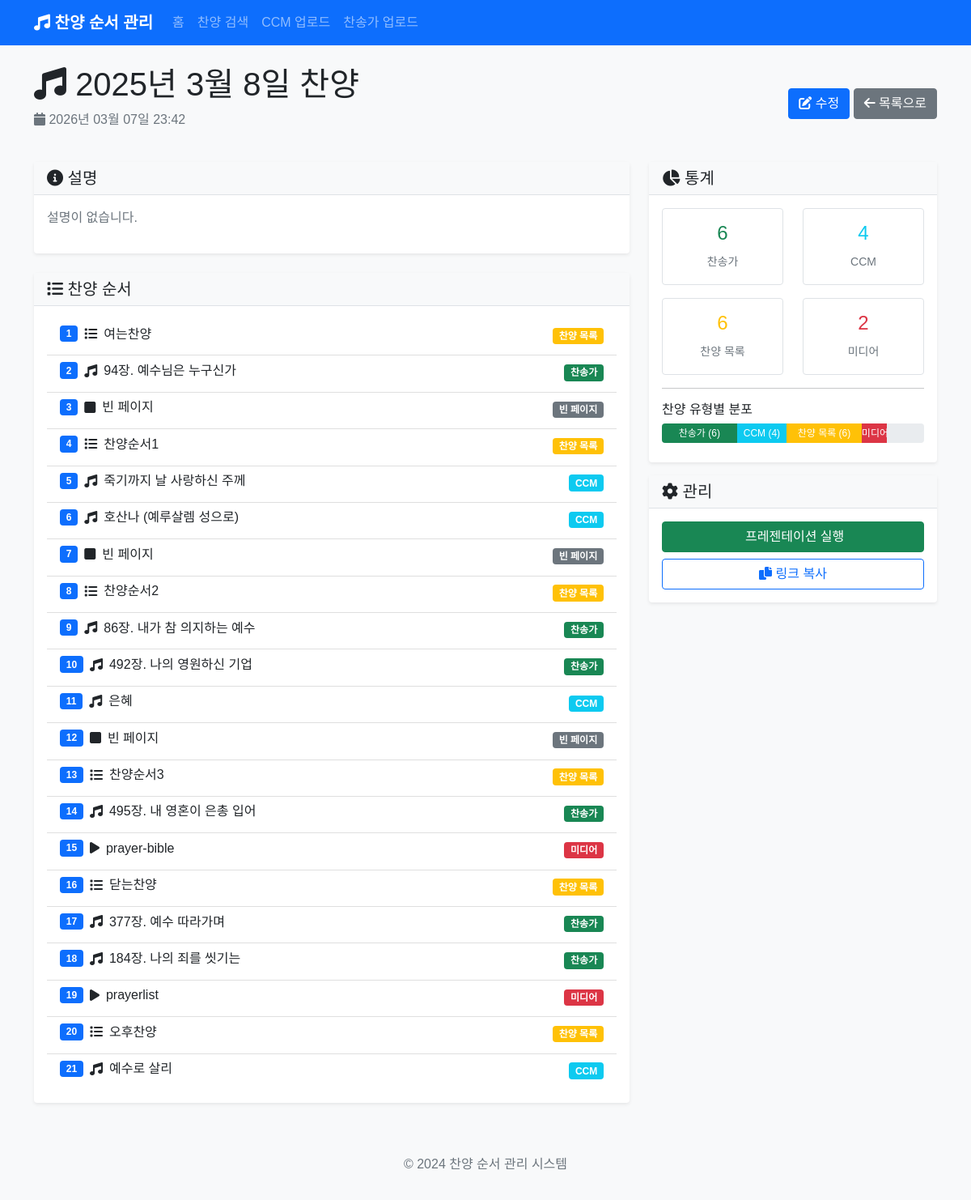
/post/22, run on an earlier commit of the app's database.
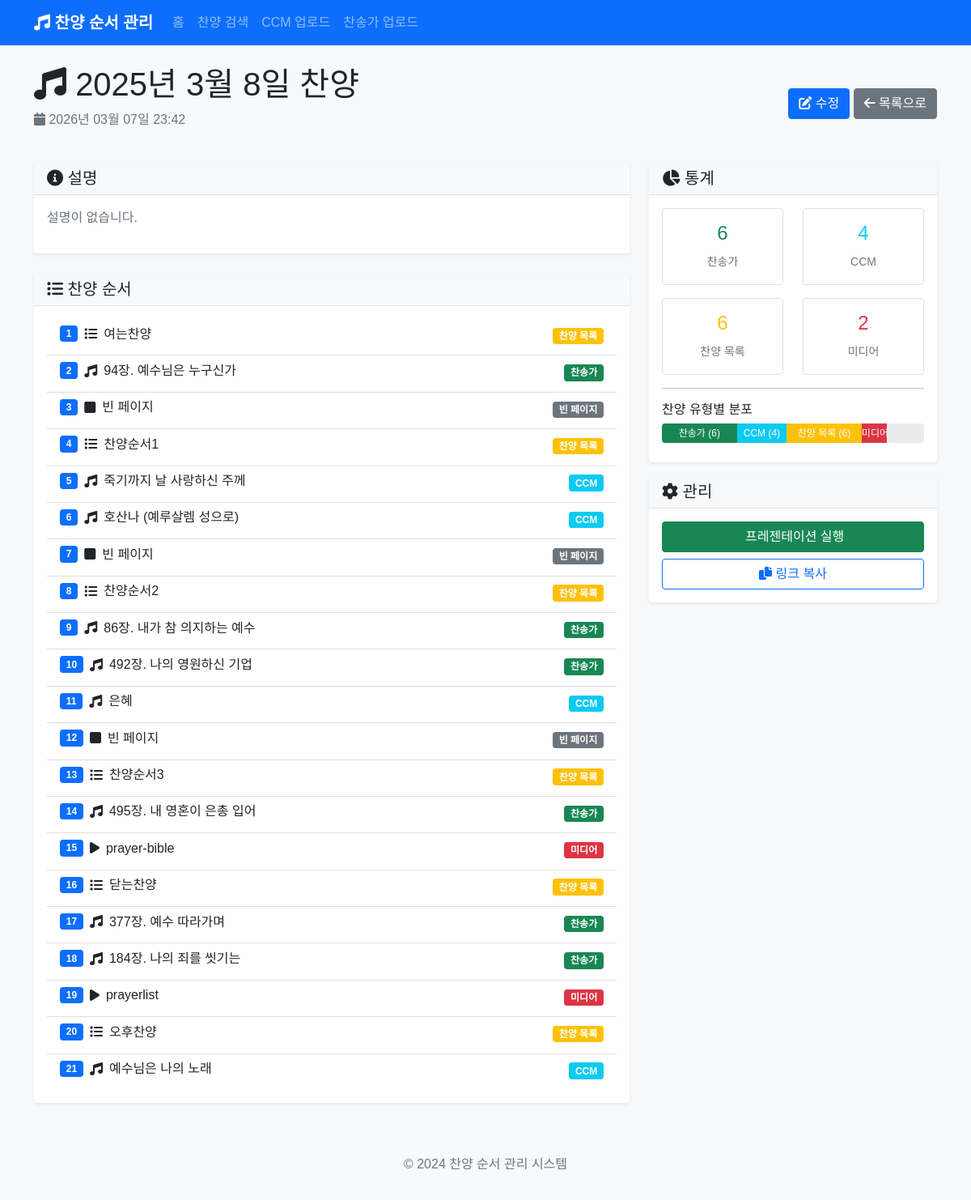
And on a later commit of the database.
### app.py (models this page shows)
class PraisePost(db.Model):
    id = db.Column(db.Integer, primary_key=True)
    title = db.Column(db.String(200), nullable=False)
    content = db.Column(db.Text, nullable=False)
    created_at = db.Column(db.DateTime, default=datetime.utcnow)
    songs = db.relationship('Song', backref='praise_post', lazy=True, cascade='all, delete-orphan')
    background_image = db.Column(db.String(500))  # 전체 배경 이미지
    parallax_image = db.Column(db.String(500))  # 패럴랙스 배경 이미지

class Song(db.Model):
    id = db.Column(db.Integer, primary_key=True)
    title = db.Column(db.String(200), nullable=False)
    song_type = db.Column(db.String(50), nullable=False)  # 'hymn', 'ccm', 'section', 'media', 'blank'
    hymn_number = db.Column(db.String(10))  # 찬송가 번호
    lyrics = db.Column(db.Text)  # 가사
    order = db.Column(db.Integer, nullable=False)
    praise_post_id = db.Column(db.Integer, db.ForeignKey('praise_post.id'), nullable=False)
    section_title = db.Column(db.String(200))  # 섹션 제목 (예: 찬양순서1)
    media_type = db.Column(db.String(50))  # 'image', 'video'
    media_url = db.Column(db.String(500))  # 미디어 파일 경로
    background_image = db.Column(db.String(500))  # 배경 이미지

### app.py (the view)
@app.route('/post/<int:post_id>')
def view_post(post_id):
    post = PraisePost.query.get_or_404(post_id)
    return render_template('view_post.html', post=post)

### templates/view_post.html (shortened to what this page needs)
{% extends "base.html" %}
{% block content %}
<div class="row">
    <div class="col-12">
        <div class="d-flex justify-content-between align-items-center mb-4">
            <div>
                <h1><i class="fas fa-music"></i> {{ post.title }}</h1>
                <p class="text-muted">
                    <i class="fas fa-calendar"></i> {{ post.created_at.strftime('%Y년 %m월 %d일 %H:%M') }}
                </p>
            </div>
            <div>
                <a href="{{ url_for('edit_post', post_id=post.id) }}" class="btn btn-primary">
                    <i class="fas fa-edit"></i> 수정
                </a>
                <a href="{{ url_for('index') }}" class="btn btn-secondary">
                    <i class="fas fa-arrow-left"></i> 목록으로
                </a>
            </div>
        </div>
    </div>
</div>
<div class="row">
    <div class="col-md-8">
        <div class="card mb-4">
            <div class="card-header">
                <h5 class="mb-0"><i class="fas fa-info-circle"></i> 설명</h5>
            </div>
            <div class="card-body">
                {% if post.content %}
                    <p>{{ post.content }}</p>
                {% else %}
                    <p class="text-muted">설명이 없습니다.</p>
                {% endif %}
            </div>
        </div>
        <div class="card">
            <div class="card-header">
                <h5 class="mb-0"><i class="fas fa-list"></i> 찬양 순서</h5>
            </div>
            <div class="card-body">
                {% if post.songs %}
                    <div class="list-group">
                        {% for song in post.songs %}
                        <div class="list-group-item">
                            <div class="d-flex justify-content-between align-items-start">
                                <div class="flex-grow-1">
                                    <div class="d-flex align-items-center mb-2">
                                        <span class="badge bg-primary me-2">{{ loop.index }}</span>
                                        {% if song.song_type == 'hymn' %}
                                            <i class="fas fa-music me-2"></i>
                                        {% elif song.song_type == 'ccm' %}
                                            <i class="fas fa-music me-2"></i>
                                        {% elif song.song_type == 'section' %}
                                            <i class="fas fa-list me-2"></i>
                                        {% elif song.song_type == 'media' %}
                                            <i class="fas fa-play me-2"></i>
                                        {% elif song.song_type == 'blank' %}
                                            <i class="fas fa-square me-2"></i>
                                        {% else %}
                                            <i class="fas fa-music me-2"></i>
                                        {% endif %}
                                        <h6 class="mb-0">
                                            {% if song.song_type == 'hymn' %}
                                                {{ song.hymn_number }}장. {{ song.title }}
                                            {% else %}
                                                {{ song.title }}
                                            {% endif %}
                                        </h6>
                                    </div>
                                </div>
                                <div class="ms-3">
                                    {% if song.song_type == 'hymn' %}
                                        <span class="badge bg-success">찬송가</span>
                                    {% elif song.song_type == 'ccm' %}
                                        <span class="badge bg-info">CCM</span>
                                    {% elif song.song_type == 'section' %}
                                        <span class="badge bg-warning">찬양 목록</span>
                                    {% elif song.song_type == 'media' %}
                                        <span class="badge bg-danger">미디어</span>
                                    {% elif song.song_type == 'blank' %}
                                        <span class="badge bg-secondary">빈 페이지</span>
                                    {% else %}
                                        <span class="badge bg-secondary">기타</span>
                                    {% endif %}
                                </div>
                            </div>
                        </div>
                        {% endfor %}
                    </div>
                {% else %}
                    <p class="text-muted">등록된 찬양이 없습니다.</p>
                {% endif %}
            </div>
        </div>
    </div>
    <div class="col-md-4">
        <div class="card">
            <div class="card-header">
                <h5 class="mb-0"><i class="fas fa-chart-pie"></i> 통계</h5>
            </div>
            <div class="card-body">
                <div class="row text-center">
                    <div class="col-6 mb-3">
                        <div class="border rounded p-3">
                            <h4 class="text-success">{{ post.songs|selectattr('song_type', 'equalto', 'hymn')|list|length }}</h4>
                            <small class="text-muted">찬송가</small>
                        </div>
                    </div>
                    <div class="col-6 mb-3">
                        <div class="border rounded p-3">
                            <h4 class="text-info">{{ post.songs|selectattr('song_type', 'equalto', 'ccm')|list|length }}</h4>
                            <small class="text-muted">CCM</small>
                        </div>
                    </div>
                    <div class="col-6">
                        <div class="border rounded p-3">
                            <h4 class="text-warning">{{ post.songs|selectattr('song_type', 'equalto', 'section')|list|length }}</h4>
                            <small class="text-muted">찬양 목록</small>
                        </div>
                    </div>
                    <div class="col-6">
                        <div class="border rounded p-3">
                            <h4 class="text-danger">{{ post.songs|selectattr('song_type', 'equalto', 'media')|list|length }}</h4>
                            <small class="text-muted">미디어</small>
                        </div>
                    </div>
                </div>
                <hr>
                <div class="mt-3">
                    <h6>찬양 유형별 분포</h6>
                    <div class="progress mb-2">
                        {% set hymn_count = post.songs|selectattr('song_type', 'equalto', 'hymn')|list|length %}
                        {% set ccm_count = post.songs|selectattr('song_type', 'equalto', 'ccm')|list|length %}
                        {% set section_count = post.songs|selectattr('song_type', 'equalto', 'section')|list|length %}
                        {% set media_count = post.songs|selectattr('song_type', 'equalto', 'media')|list|length %}
                        {% set total = post.songs|length %}
                        {% if total > 0 %}
                            {% if hymn_count > 0 %}
                                <div class="progress-bar bg-success" style="width: {{ (hymn_count / total * 100)|round(1) }}%">
                                    찬송가 ({{ hymn_count }})
                                </div>
                            {% endif %}
                            {% if ccm_count > 0 %}
                                <div class="progress-bar bg-info" style="width: {{ (ccm_count / total * 100)|round(1) }}%">
                                    CCM ({{ ccm_count }})
                                </div>
                            {% endif %}
                            {% if section_count > 0 %}
                                <div class="progress-bar bg-warning" style="width: {{ (section_count / total * 100)|round(1) }}%">
                                    찬양 목록 ({{ section_count }})
                                </div>
                            {% endif %}
                            {% if media_count > 0 %}
                                <div class="progress-bar bg-danger" style="width: {{ (media_count / total * 100)|round(1) }}%">
                                    미디어 ({{ media_count }})
                                </div>
                            {% endif %}
                        {% endif %}
                    </div>
                </div>
            </div>
        </div>
        <div class="card mt-3">
            <div class="card-header">
                <h5 class="mb-0"><i class="fas fa-cog"></i> 관리</h5>
            </div>
            <div class="card-body">
                <div class="d-grid gap-2">
                    <a href="{{ url_for('presentation', post_id=post.id) }}" class="btn btn-success" target="_blank">
                         프레젠테이션 실행
                    </a>
                    <button class="btn btn-outline-primary" onclick="copyToClipboard()">
                        <i class="fas fa-copy"></i> 링크 복사
                    </button>
                </div>
            </div>
        </div>
    </div>
</div>
{% endblock %}

### templates/base.html (shortened to what this page needs)
<!DOCTYPE html>
<html lang="ko">
<head>
    <link href="https://cdn.jsdelivr.net/npm/bootstrap@5.1.3/dist/css/bootstrap.min.css" rel="stylesheet">
    <link href="https://cdnjs.cloudflare.com/ajax/libs/font-awesome/6.0.0/css/all.min.css" rel="stylesheet">
    <link href="{{ url_for('static', filename='css/style.css') }}" rel="stylesheet">
</head>
<body>
    <nav class="navbar navbar-expand-lg navbar-dark bg-primary">
        <div class="container">
            <a class="navbar-brand" href="{{ url_for('index') }}">
                <i class="fas fa-music"></i> 찬양 순서 관리
            </a>
            <div class="collapse navbar-collapse" id="navbarNav">
                <ul class="navbar-nav me-auto">
                    <li class="nav-item">
                        <a class="nav-link" href="{{ url_for('index') }}">홈</a>
                    </li>
                    <li class="nav-item">
                        <a class="nav-link" href="{{ url_for('search') }}">찬양 검색</a>
                    </li>
                    <li class="nav-item">
                        <a class="nav-link" href="{{ url_for('upload_ccm') }}">CCM 업로드</a>
                    </li>
                    <li class="nav-item">
                        <a class="nav-link" href="{{ url_for('upload_hymn') }}">찬송가 업로드</a>
                    </li>
                </ul>
            </div>
        </div>
    </nav>
    <main class="container mt-4">
        {% block content %}{% endblock %}
    </main>
    <footer class="bg-light text-center text-muted py-3 mt-5">
        <div class="container">
            <p>&copy; 2024 찬양 순서 관리 시스템</p>
        </div>
    </footer>
</body>
</html>

### static/css/style.css (style rules this page uses)
body { font-family: 'Noto Sans KR', sans-serif; background-color: #f8f9fa; }
.navbar-brand { font-weight: bold; }
.card { border: none; box-shadow: 0 0.125rem 0.25rem rgba(0, 0, 0, 0.075); transition: box-shadow 0.15s ease-in-out; }
.card-header { background-color: #f8f9fa; border-bottom: 1px solid #dee2e6; font-weight: 600; }
.list-group-item { border-left: none; border-right: none; border-radius: 0 !important; }
.list-group-item:first-child { border-top: none; }
.list-group-item:last-child { border-bottom: none; }
.badge { font-size: 0.75em; }
.progress { height: 1.5rem; }
.progress-bar { font-size: 0.75rem; line-height: 1.5rem; }
.btn { transition: all 0.15s ease-in-out; }

What changed in the data, as far as the page shows it:
removed Song: song_type "ccm" (drawn), title "예수로 살리"
added Song: song_type "ccm" (drawn), title "예수님은 나의 노래"
